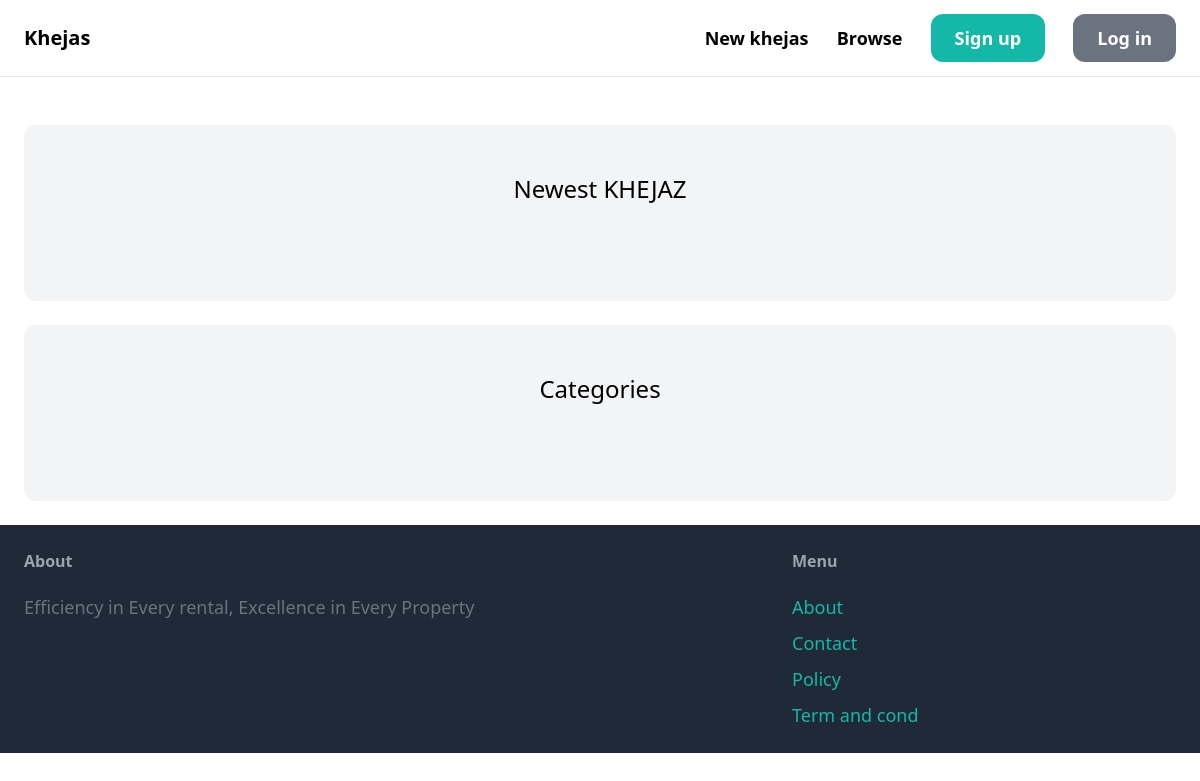
Before: / with the older database file.
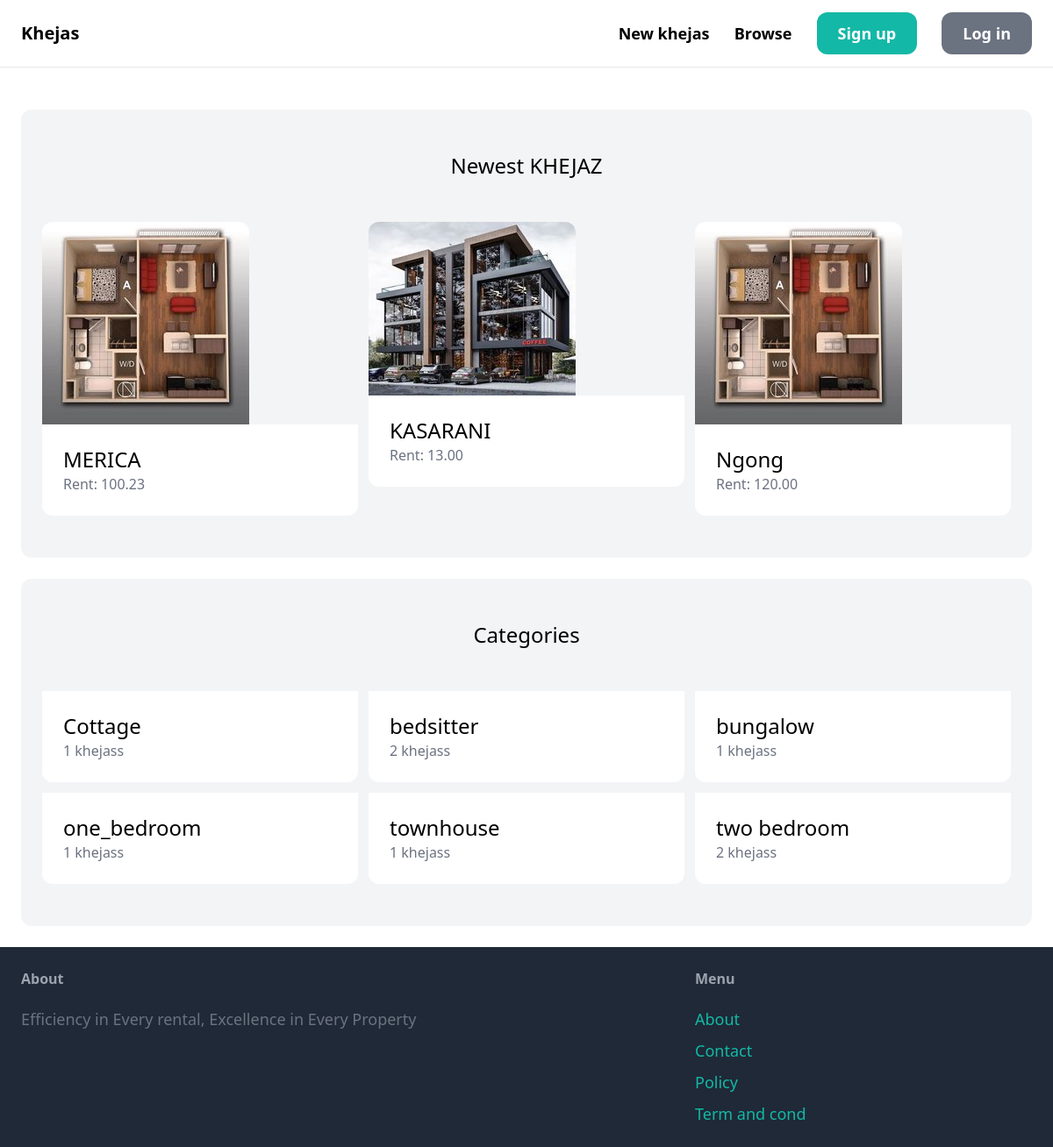
After: the same page with the newer database file.
### khejas/models.py (models this page shows, shortened)
class Khejas(models.Model):
    category = models.ForeignKey(Category, related_name='khejass', on_delete=models.CASCADE)
    name = models.CharField(max_length=255)
    description = models.TextField(blank=True, null=True)
    rent = models.DecimalField(max_digits=5, decimal_places=2)
    image = models.ImageField(upload_to='khejas_images', blank=True, null=True)
    is_vacant = models.BooleanField(default=False)
    created_by = models.ForeignKey(User, related_name='khejass', on_delete=models.CASCADE)
    created_at = models.DateTimeField(auto_now_add=True)

class Category(models.Model):
    name = models.CharField(max_length=255)
    class Meta:
        ordering = ('name',)
        verbose_name_plural = 'Categories'

### core/views.py (the view)
# urls.py: path('', views.index, name='index'),
def index(request):
    khejass = Khejas.objects.filter(is_vacant=False)[0:9]
    categories = Category.objects.all()
    return render(request, 'core/index.html', {
        'categories': categories,
        'khejass': khejass,
    })

### core/templates/core/index.html (shortened to what this page needs)
{% extends 'core/base.html' %}
{% block content %}
    <div class="mt-6 px-6 py-12 bg-gray-100 rounded-xl">
        <h2 class="mb-12 text-2xl text-center">Newest KHEJAZ</h2>
        <div class="grid grid-cols-3 gap-3">
            {% for khejas in khejass %}
                <div>
                    <a href="{% url 'khejas:detail' khejas.id %}">
                        <div>
                            <img src="{{ khejas.image.url }}" class="rounded-t-xl">
                        </div>
                        <div class="p-6 bg-white rounded-b-xl">
                            <h2 class="text-2xl">{{ khejas.name }}</h2>
                            <p class="text-gray-500">Rent: {{ khejas.rent }}</p>
                        </div>
                    </a>
                </div>
            {% endfor %}
        </div>
    </div>
    <div class="mt-6 px-6 py-12 bg-gray-100 rounded-xl">
        <h2 class="mb-12 text-2xl text-center">Categories</h2>
        <div class="grid grid-cols-3 gap-3">
            {% for category in categories %}
                <div>
                    <a href="#">
                        <div class="p-6 bg-white rounded-b-xl">
                            <h2 class="text-2xl">{{ category.name }}</h2>
                            <p class="text-gray-500">{{ category.khejass.count }} khejass</p>
                        </div>
                    </a>
                </div>
            {% endfor %}
        </div>
    </div>
{% endblock %}

### core/templates/core/base.html (shortened to what this page needs)
{% load static %}
<!doctype html>
<html>
    <head>
        <script src="https://cdn.tailwindcss.com"></script>
    </head>
    <body>
        <nav class="py-6 px-6 flex justify-between khejass-center border-b border-gray-200">
            <a href="/" class="text-xl font-semibold">Khejas</a>
            <div class="space-x-6">
                <a href="{% url 'khejas:new' %}" class="text-lg font-semibold hover:text-gray-500">New khejas</a>
                <a href="{% url 'khejas:khejass' %}" class="text-lg font-semibold hover:text-gray-500">Browse</a>
                {% if request.user.is_authenticated %}
                    <a href="{% url 'conversations:inbox' %}" class="px-6 py-3 text-lg font-semibold bg-teal-500 text-white rounded-xl hover:bg-teal-700">Inbox</a>
                    <a href="{% url 'dashboard:index' %}" class="px-6 py-3 text-lg font-semibold bg-gray-500 text-white rounded-xl hover:bg-gray-700">Dashboard</a>
                {% else %}
                    <a href="{% url 'core:signup' %}" class="px-6 py-3 text-lg font-semibold bg-teal-500 text-white rounded-xl hover:bg-teal-700">Sign up</a>
                    <a href="{% url 'core:login' %}" class="px-6 py-3 text-lg font-semibold bg-gray-500 text-white rounded-xl hover:bg-gray-700">Log in</a>
                {% endif %}
            </div>
        </nav>
        <div class="px-6 py-6">
            {% block content %}
            {% endblock %}
        </div>
        <footer class="py-6 px-6 flex justify-between bg-gray-800">
            <div class="w-2/3 pr-10">
                <h3 class="mb-5 font-semibold text-gray-400">About</h3>
                <p class="text-lg text-gray-500">Efficiency in Every rental, Excellence in Every Property</p>
            </div>
            <div class="w-1/3">
                <h3 class="mb-5 font-semibold text-gray-400">Menu</h3>
                <ul class="space-y-2">
                    <li><a href="{% url 'core:About' %}" class="text-lg text-teal-500 hover:text-teal-700">About</a></li>
                    <li><a href="{% url 'core:contact' %}" class="text-lg text-teal-500 hover:text-teal-700">Contact</a></li>
                    <li><a href="{% url 'core:policy' %}" class="text-lg text-teal-500 hover:text-teal-700">Policy</a></li>
                    <li><a href="{% url 'core:terms_and_cond' %}" class="text-lg text-teal-500 hover:text-teal-700">Term and cond</a></li>
                </ul>
            </div>
        </footer>
    </body>
</html>

Changed rows visible on the page:
added Khejas: image (picture), name "MERICA", rent "100.23"
added Khejas: image (picture), name "KASARANI", rent "13.00"
added Khejas: image (picture), name "Ngong", rent "120.00"
added Category: name "Cottage", khejass.count "1"
added Category: name "bedsitter", khejass.count "2"
added Category: name "bungalow", khejass.count "1"
added Category: name "one_bedroom", khejass.count "1"
added Category: name "townhouse", khejass.count "1"
added Category: name "two bedroom", khejass.count "2"
